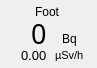
        <widget class="QFrame" name="cps_frame_m15">
         <property name="geometry">
          <rect>
           <x>576</x>
           <y>559</y>
           <width>97</width>
           <height>68</height>
          </rect>
         </property>
         <property name="toolTip">
          <string>&lt;html&gt;&lt;head/&gt;&lt;body&gt;&lt;p&gt;Module 15&lt;/p&gt;&lt;/body&gt;&lt;/html&gt;</string>
         </property>
         <property name="frameShape">
          <enum>QFrame::NoFrame</enum>
         </property>
         <property name="frameShadow">
          <enum>QFrame::Plain</enum>
         </property>
         <widget class="QWidget" name="layoutWidget_16">
          <property name="geometry">
           <rect>
            <x>4</x>
            <y>3</y>
            <width>87</width>
            <height>59</height>
           </rect>
          </property>
          <layout class="QVBoxLayout" name="verticalLayout_20">
           <property name="spacing">
            <number>0</number>
           </property>
           <item alignment="Qt::AlignHCenter">
            <widget class="QLabel" name="bodypart_m15">
             <property name="text">
              <string>Foot</string>
             </property>
            </widget>
           </item>
           <item>
            <layout class="QGridLayout" name="gridLayout_18">
             <property name="leftMargin">
              <number>0</number>
             </property>
             <property name="rightMargin">
              <number>0</number>
             </property>
             <property name="bottomMargin">
              <number>0</number>
             </property>
             <property name="spacing">
              <number>2</number>
             </property>
             <item row="1" column="1" alignment="Qt::AlignHCenter">
              <widget class="QLabel" name="uSv_label_m15">
               <property name="font">
                <font>
                 <pointsize>8</pointsize>
                </font>
               </property>
               <property name="text">
                <string>µSv/h</string>
               </property>
              </widget>
             </item>
             <item row="0" column="1" alignment="Qt::AlignHCenter|Qt::AlignBottom">
              <widget class="QLabel" name="cps_label_m15">
               <property name="text">
                <string>Bq</string>
               </property>
              </widget>
             </item>
             <item row="0" column="0" alignment="Qt::AlignRight">
              <widget class="QLabel" name="CPS_m15">
               <property name="minimumSize">
                <size>
                 <width>0</width>
                 <height>26</height>
                </size>
               </property>
               <property name="maximumSize">
                <size>
                 <width>16777215</width>
                 <height>26</height>
                </size>
               </property>
               <property name="font">
                <font>
                 <family>Arial Black</family>
                 <pointsize>20</pointsize>
                 <weight>50</weight>
                 <bold>false</bold>
                </font>
               </property>
               <property name="text">
                <string>0</string>
               </property>
              </widget>
             </item>
             <item row="1" column="0" alignment="Qt::AlignRight">
              <widget class="QLabel" name="uSv_m15">
               <property name="minimumSize">
                <size>
                 <width>0</width>
                 <height>14</height>
                </size>
               </property>
               <property name="maximumSize">
                <size>
                 <width>16777215</width>
                 <height>14</height>
                </size>
               </property>
               <property name="font">
                <font>
                 <pointsize>10</pointsize>
                </font>
               </property>
               <property name="text">
                <string>0.00</string>
               </property>
              </widget>
             </item>
            </layout>
           </item>
          </layout>
         </widget>
         <widget class="QLabel" name="cps_bg_m15">
          <property name="geometry">
           <rect>
            <x>2</x>
            <y>2</y>
            <width>91</width>
            <height>62</height>
           </rect>
          </property>
          <property name="frameShadow">
           <enum>QFrame::Sunken</enum>
          </property>
          <property name="text">
           <string/>
          </property>
          <property name="pixmap">
           <pixmap resource="RadMaster 3000+ v0.1/resources.qrc">:/bg/resources/bg/cps_frame.png</pixmap>
          </property>
          <property name="scaledContents">
           <bool>true</bool>
          </property>
         </widget>
         <zorder>cps_bg_m15</zorder>
         <zorder>layoutWidget_16</zorder>
        </widget>
